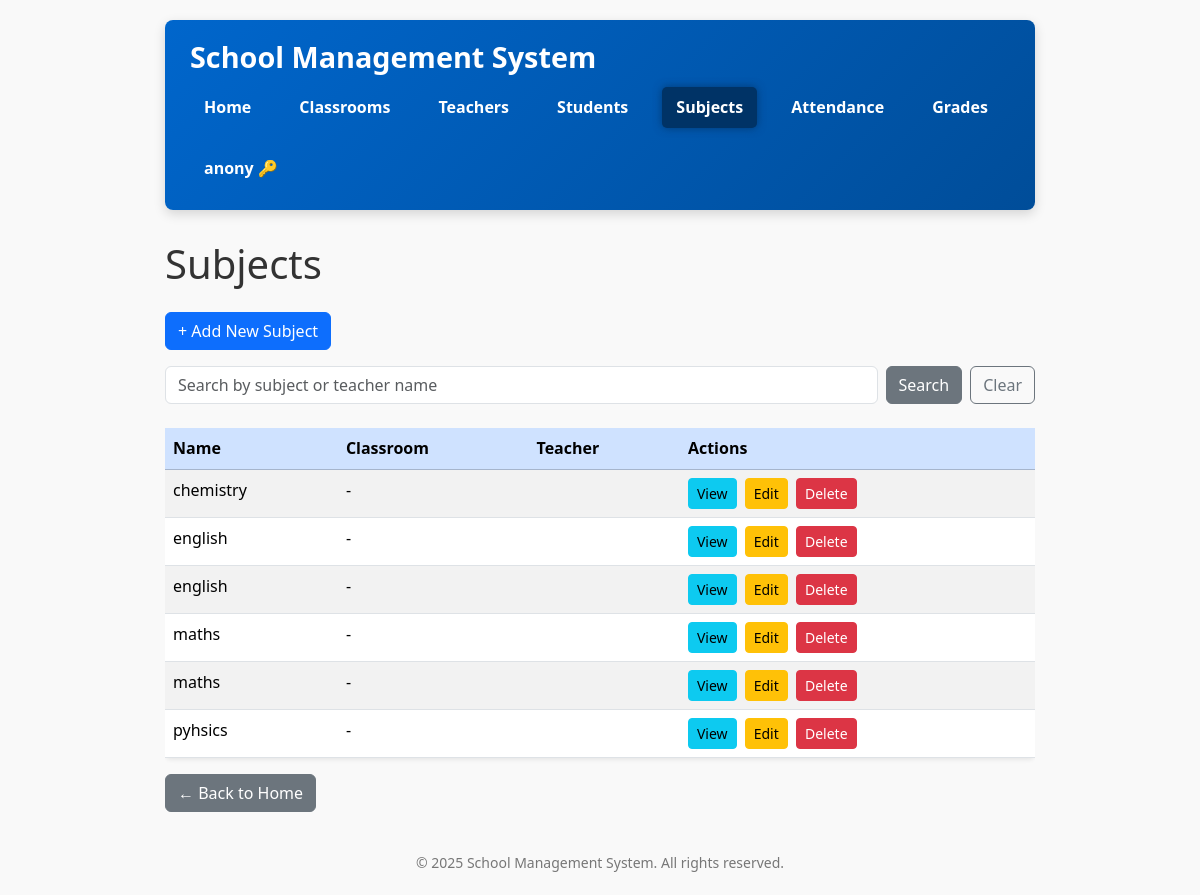
The app's page /subjects/ (signed in) with its own data.
### school/models.py (models this page shows, shortened)
class User(AbstractUser):
    ROLE_CHOICES = (
        ('ADMIN', 'Admin'),
        ('TEACHER', 'Teacher'),
        ('STUDENT', 'Student'),
    )
    role = models.CharField(max_length=10, choices=ROLE_CHOICES, null=True, blank=True)
    force_password_change = models.BooleanField(default=False)  # Add this field

class Subject(models.Model):
    name = models.CharField(max_length=100)
    code = models.CharField(max_length=10)
    class Meta:
        ordering = ['name']

### school/views.py (the view)
# urls.py: path('subjects/', views.subject_list, name='subject_list'),
@role_required(['Admin', 'Teacher'])
def subject_list(request):
    user = request.user
    subjects = Subject.objects.all()
    if user.role == 'TEACHER':
        teacher = get_object_or_404(Teacher, user=user)
        subjects = subjects.filter(teachers=teacher)
    query = request.GET.get('q')
    if query:
        subjects = subjects.filter(name__icontains=query) | subjects.filter(teachers__name__icontains=query)
    return render(request, 'school/subject_list.html', {'subjects': subjects})

### school/views.py (called while the page is built)
def role_required(allowed_roles=[]):
    def decorator(view_func):
        @wraps(view_func)
        def wrapper(request, *args, **kwargs):
            user = request.user
            if not user.is_authenticated:
                return redirect('login')
            user_role = getattr(user, 'role', None)
            if user.is_superuser or (user_role and user_role.upper() in [r.upper() for r in allowed_roles]):
                return view_func(request, *args, **kwargs)
            return redirect('school:no_permission')
        return wrapper
    return decorator

### school/templates/school/subject_list.html (shortened to what this page needs)
{% extends 'school/base.html' %}
{% block content %}
<h1 class="mb-4">Subjects</h1>
<p>
    <a href="{% url 'school:subject_create' %}" class="btn btn-primary">
        + Add New Subject
    </a>
</p>
<form method="get" class="mb-4 d-flex gap-2">
    <input
        type="text"
        name="q"
        placeholder="Search by subject or teacher name"
        value="{{ request.GET.q }}"
        class="form-control"
    >
    <button type="submit" class="btn btn-secondary">Search</button>
    <a href="{% url 'school:subject_list' %}" class="btn btn-outline-secondary">Clear</a>
</form>
<div class="table-responsive">
    <table class="table table-striped table-hover rounded shadow-sm bg-white">
        <thead class="table-primary">
            <tr>
                <th>Name</th>
                <th>Classroom</th>
                <th>Teacher</th>
                <th>Actions</th>
            </tr>
        </thead>
        <tbody>
            {% for subject in subjects %}
            <tr>
                <td>{{ subject.name }}</td>
                <td>{{ subject.classroom.name }} - {{ subject.classroom.section }}</td>
                <td>{{ subject.teacher.name }}</td>
                <td>
                    <a href="{% url 'school:subject_detail' subject.pk %}" class="btn btn-sm btn-info me-1">View</a>
                    <a href="{% url 'school:subject_update' subject.pk %}" class="btn btn-sm btn-warning me-1">Edit</a>
                    <a href="{% url 'school:subject_delete' subject.pk %}" class="btn btn-sm btn-danger"
                       onclick="return confirm('Are you sure you want to delete this subject?');">
                        Delete
                    </a>
                </td>
            </tr>
            {% empty %}
            <tr>
                <td colspan="4" class="text-center">No subjects available.</td>
            </tr>
            {% endfor %}
        </tbody>
    </table>
</div>
<p>
    <a href="{% url 'school:home' %}" class="btn btn-secondary">← Back to Home</a>
</p>
{% endblock %}

### school/templates/school/base.html (shortened to what this page needs)
{% load static %}
<!DOCTYPE html>
<html lang="en">
<head>
    <link href="https://cdn.jsdelivr.net/npm/bootstrap@5.3.3/dist/css/bootstrap.min.css" rel="stylesheet" />
</head>
<body>
    <header>
        <div class="d-flex align-items-center">
            <h1>School Management System</h1>
        </div>
        <nav>
            <a href="{% url 'school:home' %}" class="{% if request.resolver_match.url_name == 'home' %}active{% endif %}">Home</a>
            <a href="{% url 'school:classroom_list' %}" class="{% if 'classroom' in request.path %}active{% endif %}">Classrooms</a>
            <a href="{% url 'school:teacher_list' %}" class="{% if 'teacher' in request.path %}active{% endif %}">Teachers</a>
            <a href="{% url 'school:student_list' %}" class="{% if 'student' in request.path %}active{% endif %}">Students</a>
            <a href="{% url 'school:subject_list' %}" class="{% if 'subject' in request.path %}active{% endif %}">Subjects</a>
            <a href="{% url 'school:attendance_list' %}" class="{% if 'attendance' in request.path %}active{% endif %}">Attendance</a>
            <a href="{% url 'school:grade_list' %}" class="{% if 'grade' in request.path %}active{% endif %}">Grades</a>
            {% if user.is_authenticated %}
                <form id="logout-form" action="{% url 'school:logout' %}" method="post" style="display:inline;">
                    <button type="submit" title="Logout">{{ user.username }} &#x1F511;</button>
                </form>
            {% else %}
                <a href="{% url 'school:login' %}" class="{% if 'login' in request.path %}active{% endif %}">Login</a>
            {% endif %}
        </nav>
    </header>
    <main>
        {% block content %}{% endblock %}
    </main>
    <footer>
        &copy; {% now "Y" %} School Management System. All rights reserved.
    </footer>
</body>
</html>

### school/templates/school/base.html (style rules this page uses)
body { font-family: 'Segoe UI', Tahoma, Geneva, Verdana, sans-serif; max-width: 900px; margin: 20px auto; padding: 0 15px; background: #f9f9f9; color: #333; line-height: 1.6; }
header { background: linear-gradient(135deg, #0066cc 0%, #004d99 100%); color: white; padding: 20px 25px; margin-bottom: 30px; border-radius: 8px; box-shadow: 0 4px 12px rgba(0, 0, 0, 0.15); position: sticky; top: 0; z-index: 1000; }
header h1 { margin: 0; font-weight: 700; font-size: 1.8rem; user-select: none; }
nav { margin-top: 12px; display: flex; gap: 20px; flex-wrap: wrap; }
nav a, nav form button { color: white; font-weight: 600; padding: 8px 14px; border-radius: 5px; transition: background-color 0.3s ease; cursor: pointer; text-decoration: none; border: none; background: none; }
nav a.active { background-color: #003366; color: #fff; box-shadow: 0 0 8px #003366cc; }
footer { margin-top: 40px; text-align: center; color: #777; font-size: 14px; }

### records on screen
User: username "anony"
Subject: name "chemistry"
Subject: name "english"
Subject: name "english"
Subject: name "maths"
Subject: name "maths"
Subject: name "pyhsics"
